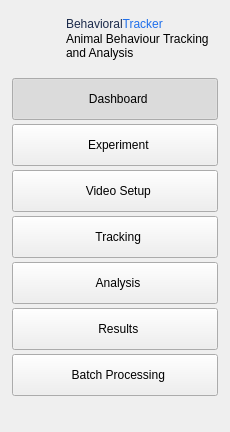
     <widget class="QFrame" name="sidebar">
      <property name="minimumSize">
       <size>
        <width>230</width>
        <height>0</height>
       </size>
      </property>
      <property name="maximumSize">
       <size>
        <width>230</width>
        <height>16777215</height>
       </size>
      </property>
      <property name="frameShape">
       <enum>QFrame::NoFrame</enum>
      </property>
      <layout class="QVBoxLayout" name="layoutSidebar">
       <property name="spacing">
        <number>4</number>
       </property>
       <property name="leftMargin">
        <number>12</number>
       </property>
       <property name="topMargin">
        <number>16</number>
       </property>
       <property name="rightMargin">
        <number>12</number>
       </property>
       <property name="bottomMargin">
        <number>16</number>
       </property>
       <item>
        <layout class="QHBoxLayout" name="layout_1">
         <property name="spacing">
          <number>10</number>
         </property>
         <item>
          <widget class="QLabel" name="logoLabel">
           <property name="text">
            <string/>
           </property>
           <property name="pixmap">
            <pixmap>icons/app_logo.png</pixmap>
           </property>
           <property name="scaledContents">
            <bool>true</bool>
           </property>
           <property name="alignment">
            <set>Qt::AlignCenter</set>
           </property>
           <property name="minimumSize">
            <size>
             <width>44</width>
             <height>44</height>
            </size>
           </property>
           <property name="maximumSize">
            <size>
             <width>44</width>
             <height>44</height>
            </size>
           </property>
          </widget>
         </item>
         <item>
          <layout class="QVBoxLayout" name="layout_2">
           <property name="spacing">
            <number>0</number>
           </property>
           <item>
            <widget class="QLabel" name="appTitle">
             <property name="text">
              <string>&lt;span style="color:#1b2a4a;"&gt;Behavioral&lt;/span&gt;&lt;span style="color:#1f6feb;"&gt;Tracker&lt;/span&gt;</string>
             </property>
             <property name="textFormat">
              <enum>Qt::RichText</enum>
             </property>
            </widget>
           </item>
           <item>
            <widget class="QLabel" name="appSubtitle">
             <property name="text">
              <string>Animal Behaviour Tracking and Analysis</string>
             </property>
             <property name="wordWrap">
              <bool>true</bool>
             </property>
            </widget>
           </item>
          </layout>
         </item>
        </layout>
       </item>
       <item>
        <spacer name="spacer_1">
         <property name="orientation">
          <enum>Qt::Vertical</enum>
         </property>
         <property name="sizeType">
          <enum>QSizePolicy::Fixed</enum>
         </property>
         <property name="sizeHint" stdset="0">
          <size>
           <width>20</width>
           <height>14</height>
          </size>
         </property>
        </spacer>
       </item>
       <item>
        <widget class="QPushButton" name="btnNavDashboard">
         <property name="text">
          <string>  Dashboard</string>
         </property>
         <property name="icon">
          <iconset>
           <normaloff>icons/nav_dashboard.svg</normaloff>
           <normalon>icons/nav_dashboard_on.svg</normalon>
          </iconset>
         </property>
         <property name="iconSize">
          <size>
           <width>18</width>
           <height>18</height>
          </size>
         </property>
         <property name="checkable">
          <bool>true</bool>
         </property>
         <property name="checked">
          <bool>true</bool>
         </property>
         <property name="autoExclusive">
          <bool>true</bool>
         </property>
         <property name="minimumSize">
          <size>
           <width>0</width>
           <height>42</height>
          </size>
         </property>
        </widget>
       </item>
       <item>
        <widget class="QPushButton" name="btnNavExperiment">
         <property name="text">
          <string>  Experiment</string>
         </property>
         <property name="icon">
          <iconset>
           <normaloff>icons/nav_experiment.svg</normaloff>
           <normalon>icons/nav_experiment_on.svg</normalon>
          </iconset>
         </property>
         <property name="iconSize">
          <size>
           <width>18</width>
           <height>18</height>
          </size>
         </property>
         <property name="checkable">
          <bool>true</bool>
         </property>
         <property name="checked">
          <bool>false</bool>
         </property>
         <property name="autoExclusive">
          <bool>true</bool>
         </property>
         <property name="minimumSize">
          <size>
           <width>0</width>
           <height>42</height>
          </size>
         </property>
        </widget>
       </item>
       <item>
        <widget class="QPushButton" name="btnNavVideoSetup">
         <property name="text">
          <string>  Video Setup</string>
         </property>
         <property name="icon">
          <iconset>
           <normaloff>icons/nav_video.svg</normaloff>
           <normalon>icons/nav_video_on.svg</normalon>
          </iconset>
         </property>
         <property name="iconSize">
          <size>
           <width>18</width>
           <height>18</height>
          </size>
         </property>
         <property name="checkable">
          <bool>true</bool>
         </property>
         <property name="checked">
          <bool>false</bool>
         </property>
         <property name="autoExclusive">
          <bool>true</bool>
         </property>
         <property name="minimumSize">
          <size>
           <width>0</width>
           <height>42</height>
          </size>
         </property>
        </widget>
       </item>
       <item>
        <widget class="QPushButton" name="btnNavTracking">
         <property name="text">
          <string>  Tracking</string>
         </property>
         <property name="icon">
          <iconset>
           <normaloff>icons/nav_tracking.svg</normaloff>
           <normalon>icons/nav_tracking_on.svg</normalon>
          </iconset>
         </property>
         <property name="iconSize">
          <size>
           <width>18</width>
           <height>18</height>
          </size>
         </property>
         <property name="checkable">
          <bool>true</bool>
         </property>
         <property name="checked">
          <bool>false</bool>
         </property>
         <property name="autoExclusive">
          <bool>true</bool>
         </property>
         <property name="minimumSize">
          <size>
           <width>0</width>
           <height>42</height>
          </size>
         </property>
        </widget>
       </item>
       <item>
        <widget class="QPushButton" name="btnNavAnalysis">
         <property name="text">
          <string>  Analysis</string>
         </property>
         <property name="icon">
          <iconset>
           <normaloff>icons/nav_analysis.svg</normaloff>
           <normalon>icons/nav_analysis_on.svg</normalon>
          </iconset>
         </property>
         <property name="iconSize">
          <size>
           <width>18</width>
           <height>18</height>
          </size>
         </property>
         <property name="checkable">
          <bool>true</bool>
         </property>
         <property name="checked">
          <bool>false</bool>
         </property>
         <property name="autoExclusive">
          <bool>true</bool>
         </property>
         <property name="minimumSize">
          <size>
           <width>0</width>
           <height>42</height>
          </size>
         </property>
        </widget>
       </item>
       <item>
        <widget class="QPushButton" name="btnNavResults">
         <property name="text">
          <string>  Results</string>
         </property>
         <property name="icon">
          <iconset>
           <normaloff>icons/nav_results.svg</normaloff>
           <normalon>icons/nav_results_on.svg</normalon>
          </iconset>
         </property>
         <property name="iconSize">
          <size>
           <width>18</width>
           <height>18</height>
          </size>
         </property>
         <property name="checkable">
          <bool>true</bool>
         </property>
         <property name="checked">
          <bool>false</bool>
         </property>
         <property name="autoExclusive">
          <bool>true</bool>
         </property>
         <property name="minimumSize">
          <size>
           <width>0</width>
           <height>42</height>
          </size>
         </property>
        </widget>
       </item>
       <item>
        <widget class="QPushButton" name="btnNavBatch">
         <property name="text">
          <string>  Batch Processing</string>
         </property>
         <property name="icon">
          <iconset>
           <normaloff>icons/nav_batch.svg</normaloff>
           <normalon>icons/nav_batch_on.svg</normalon>
          </iconset>
         </property>
         <property name="iconSize">
          <size>
           <width>18</width>
           <height>18</height>
          </size>
         </property>
         <property name="checkable">
          <bool>true</bool>
         </property>
         <property name="checked">
          <bool>false</bool>
         </property>
         <property name="autoExclusive">
          <bool>true</bool>
         </property>
         <property name="minimumSize">
          <size>
           <width>0</width>
           <height>42</height>
          </size>
         </property>
        </widget>
       </item>
       <item>
        <spacer name="spacer_2">
         <property name="orientation">
          <enum>Qt::Vertical</enum>
         </property>
         <property name="sizeHint" stdset="0">
          <size>
           <width>20</width>
           <height>20</height>
          </size>
         </property>
        </spacer>
       </item>
      </layout>
     </widget>
